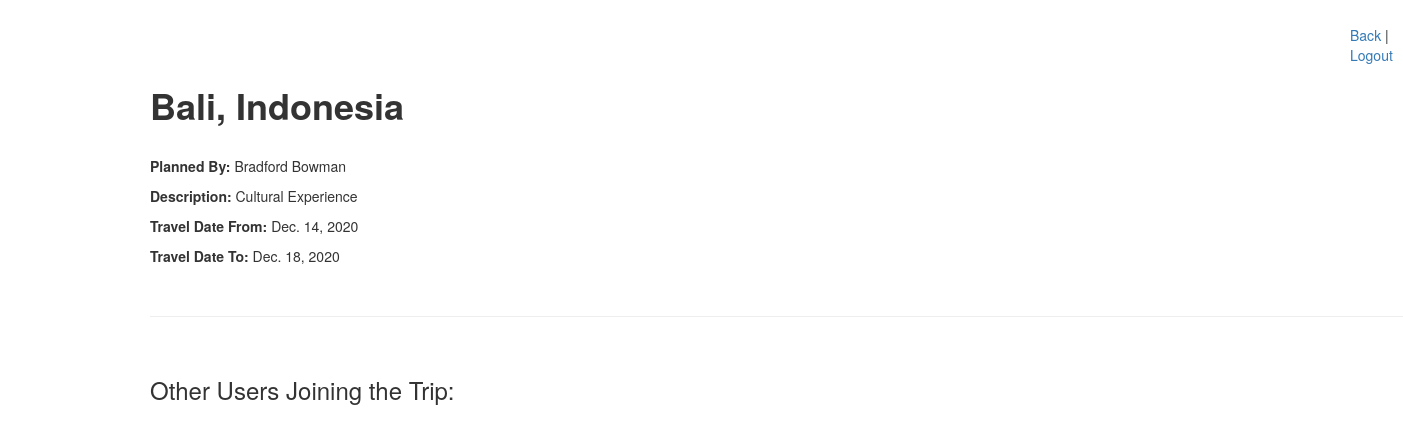
Page /item/32 on the committed database.
### loginApp/models.py (models this page shows)
class Item(models.Model):
    item = models.CharField(max_length=255)
    added_by = models.ForeignKey(User, related_name = 'items_created', on_delete = models.CASCADE)
    wishlist = models.ManyToManyField(User, related_name = 'fav_items')
    start_date = models.DateField(null=True)
    release_date = models.DateField()
    plan = models.CharField(max_length=255, null= True)
    created_at = models.DateTimeField(auto_now_add=True)
    updated_at = models.DateTimeField(auto_now=True)
    objects = ItemManager()

class User(models.Model):
    first_name = models.CharField(max_length=255)
    last_name = models.CharField(max_length=255)
    email_address = models.CharField(max_length=255)
    password = models.CharField(max_length=255)
    created_at = models.DateTimeField(auto_now_add=True)
    updated_at = models.DateTimeField(auto_now=True)
    objects = UserManager()

### loginApp/views.py (the view)
# urls.py: path('item/<int:itemId>', views.itemInfo),
def itemInfo(request, itemId):
    anItem = Item.objects.get(id=itemId)
    context = {
        'anItem': anItem,
        'aUser': anItem.added_by.first_name,
        'lname': anItem.added_by.last_name
    }
    return render(request, 'itemInfo.html', context)

### loginApp/templates/itemInfo.html (shortened to what this page needs)
<!DOCTYPE html>
<html lang="en">
<head>
    <link rel="stylesheet" href="https://maxcdn.bootstrapcdn.com/bootstrap/3.4.1/css/bootstrap.min.css">
</head>
<body>
    <p style="padding-left: 1200px; padding-top: 25px;"><a href="/success">Back</a> | <a href="/logout">Logout</a></p>
    <h1><b>{{anItem.item}}</b></h1>
    <br>
    <p><b>Planned By:</b> {{aUser}} {{lname}}</p>
    <p><b>Description:</b> {{anItem.plan}}</p>
    <p><b>Travel Date From:</b> {{anItem.start_date}}</p>
    <p><b>Travel Date To:</b> {{anItem.release_date}}</p>
    <br>
    <hr>
    <br>
    <h3>Other Users Joining the Trip:</h3>
</body>
</html>

### loginApp/templates/itemInfo.html (style rules this page uses)
body { padding-left: 150px; }

### rows in the picture
Item: item "Bali, Indonesia", plan "Cultural Experience", start_date "Dec. 14, 2020", release_date "Dec. 18, 2020"
User: first_name "Bradford", last_name "Bowman"
